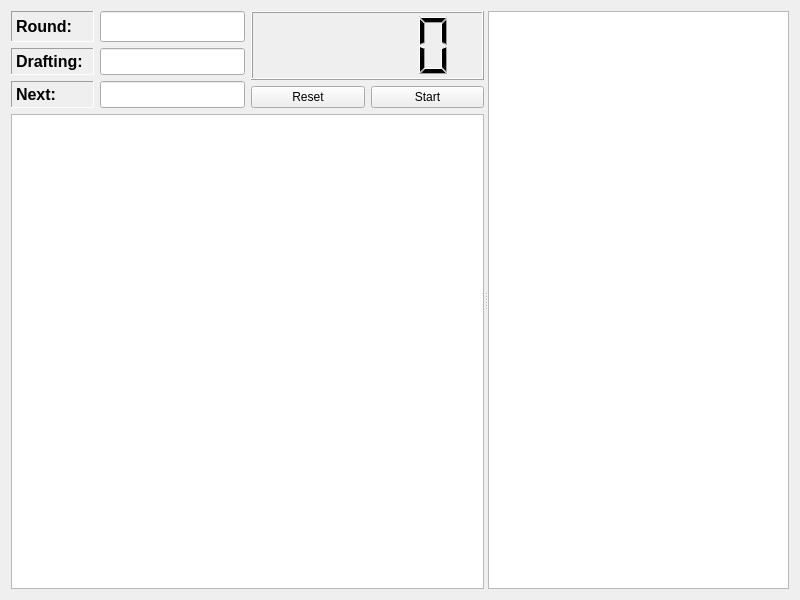
<ui version="4.0" >
 <class>MainWidget</class>
 <widget class="QWidget" name="MainWidget" >
  <property name="geometry" >
   <rect>
    <x>0</x>
    <y>0</y>
    <width>800</width>
    <height>600</height>
   </rect>
  </property>
  <property name="windowTitle" >
   <string>Form</string>
  </property>
  <layout class="QVBoxLayout" >
   <item>
    <widget class="QSplitter" name="splitter" >
     <property name="orientation" >
      <enum>Qt::Horizontal</enum>
     </property>
     <widget class="QWidget" name="" >
      <layout class="QVBoxLayout" >
       <item>
        <layout class="QHBoxLayout" >
         <item>
          <layout class="QGridLayout" >
           <item row="0" column="0" >
            <widget class="QLabel" name="label" >
             <property name="font" >
              <font>
               <pointsize>12</pointsize>
               <weight>75</weight>
               <bold>true</bold>
              </font>
             </property>
             <property name="frameShape" >
              <enum>QFrame::Panel</enum>
             </property>
             <property name="frameShadow" >
              <enum>QFrame::Sunken</enum>
             </property>
             <property name="lineWidth" >
              <number>1</number>
             </property>
             <property name="text" >
              <string>Round:</string>
             </property>
            </widget>
           </item>
           <item row="0" column="1" >
            <widget class="QLineEdit" name="round_field" >
             <property name="font" >
              <font>
               <family>Sans Serif</family>
               <pointsize>12</pointsize>
              </font>
             </property>
             <property name="focusPolicy" >
              <enum>Qt::NoFocus</enum>
             </property>
             <property name="text" >
              <string/>
             </property>
             <property name="frame" >
              <bool>true</bool>
             </property>
             <property name="readOnly" >
              <bool>true</bool>
             </property>
            </widget>
           </item>
           <item row="1" column="0" >
            <widget class="QLabel" name="label_2" >
             <property name="font" >
              <font>
               <pointsize>12</pointsize>
               <weight>75</weight>
               <bold>true</bold>
               <kerning>true</kerning>
              </font>
             </property>
             <property name="frameShape" >
              <enum>QFrame::Panel</enum>
             </property>
             <property name="frameShadow" >
              <enum>QFrame::Sunken</enum>
             </property>
             <property name="text" >
              <string>Drafting: </string>
             </property>
            </widget>
           </item>
           <item row="1" column="1" >
            <widget class="QLineEdit" name="drafting_field" >
             <property name="font" >
              <font>
               <pointsize>12</pointsize>
              </font>
             </property>
             <property name="focusPolicy" >
              <enum>Qt::NoFocus</enum>
             </property>
             <property name="text" >
              <string/>
             </property>
             <property name="readOnly" >
              <bool>true</bool>
             </property>
            </widget>
           </item>
           <item row="2" column="0" >
            <widget class="QLabel" name="label_3" >
             <property name="font" >
              <font>
               <pointsize>12</pointsize>
               <weight>75</weight>
               <bold>true</bold>
              </font>
             </property>
             <property name="frameShape" >
              <enum>QFrame::Panel</enum>
             </property>
             <property name="frameShadow" >
              <enum>QFrame::Sunken</enum>
             </property>
             <property name="text" >
              <string>Next:</string>
             </property>
            </widget>
           </item>
           <item row="2" column="1" >
            <widget class="QLineEdit" name="next_field" >
             <property name="font" >
              <font>
               <pointsize>12</pointsize>
              </font>
             </property>
             <property name="focusPolicy" >
              <enum>Qt::NoFocus</enum>
             </property>
             <property name="text" >
              <string/>
             </property>
             <property name="readOnly" >
              <bool>true</bool>
             </property>
            </widget>
           </item>
          </layout>
         </item>
         <item>
          <layout class="QVBoxLayout" >
           <item>
            <widget class="QLCDNumber" name="timerDisplay" >
             <property name="sizePolicy" >
              <sizepolicy vsizetype="Minimum" hsizetype="Expanding" >
               <horstretch>0</horstretch>
               <verstretch>0</verstretch>
              </sizepolicy>
             </property>
             <property name="smallDecimalPoint" >
              <bool>false</bool>
             </property>
             <property name="segmentStyle" >
              <enum>QLCDNumber::Filled</enum>
             </property>
             <property name="value" stdset="0" >
              <double>0.000000000000000</double>
             </property>
            </widget>
           </item>
           <item>
            <layout class="QHBoxLayout" >
             <item>
              <widget class="QPushButton" name="reset_button" >
               <property name="text" >
                <string>Reset</string>
               </property>
              </widget>
             </item>
             <item>
              <widget class="QPushButton" name="pause_button" >
               <property name="text" >
                <string>Start</string>
               </property>
              </widget>
             </item>
            </layout>
           </item>
          </layout>
         </item>
        </layout>
       </item>
       <item>
        <widget class="QTableView" name="avail_view" >
         <property name="sizePolicy" >
          <sizepolicy vsizetype="Expanding" hsizetype="Expanding" >
           <horstretch>0</horstretch>
           <verstretch>0</verstretch>
          </sizepolicy>
         </property>
         <property name="editTriggers" >
          <set>QAbstractItemView::NoEditTriggers</set>
         </property>
         <property name="alternatingRowColors" >
          <bool>true</bool>
         </property>
         <property name="selectionMode" >
          <enum>QAbstractItemView::SingleSelection</enum>
         </property>
         <property name="selectionBehavior" >
          <enum>QAbstractItemView::SelectRows</enum>
         </property>
         <property name="sortingEnabled" >
          <bool>true</bool>
         </property>
        </widget>
       </item>
      </layout>
     </widget>
     <widget class="QTreeView" name="drafted_view" >
      <property name="sizePolicy" >
       <sizepolicy vsizetype="Expanding" hsizetype="Preferred" >
        <horstretch>0</horstretch>
        <verstretch>0</verstretch>
       </sizepolicy>
      </property>
      <property name="editTriggers" >
       <set>QAbstractItemView::NoEditTriggers</set>
      </property>
     </widget>
    </widget>
   </item>
  </layout>
 </widget>
 <resources/>
 <connections/>
</ui>
